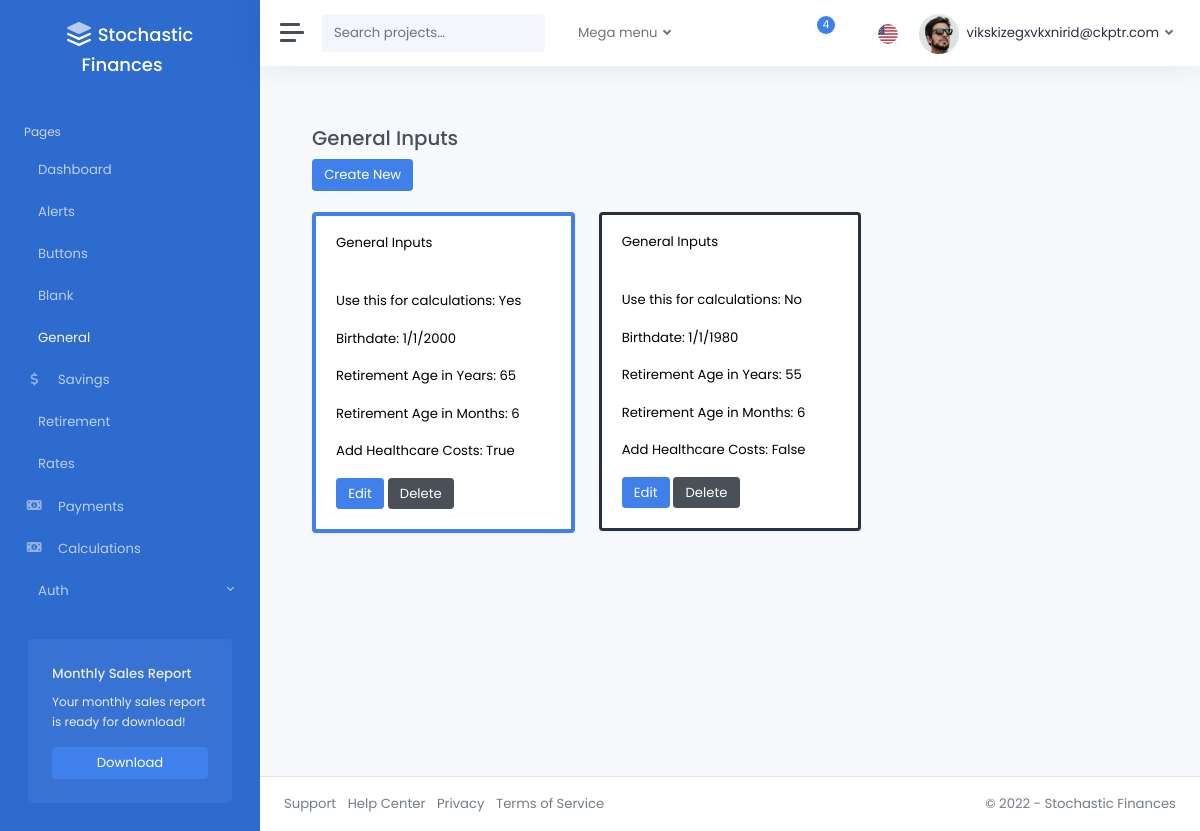
Screenshot of /general/ (signed in) with the database file from the repository.
### accounts/models.py (models this page shows, shortened)
class CustomUser(AbstractUser):
    pass

### pages/models.py (models this page shows)
class GeneralInputsModel(models.Model):
    is_active = models.BooleanField(
        default=False,
    )
    birthdate = models.DateField(
        validators=[validate_range_birthdate],
    )
    retirement_age_yrs = models.IntegerField(
        validators=[validate_range_age_yrs],
    )
    retirement_age_mos = models.IntegerField(
        validators=[validate_range_age_mos],
    )
    add_healthcare = models.BooleanField(
        default=False,
    )
    created_by = models.ForeignKey(
        CustomUser,
        related_name="general_inputs",
        on_delete=models.CASCADE,
        null=True,
        blank=True,
    )
    modified_at = models.DateTimeField(auto_now=True)
    class Meta:
        verbose_name_plural = "General_Inputs"

### pages/views.py (the view)
# urls.py: path("general/", general_inputs_dashboard, name="general_inputs_dashboard"),
@login_required
def general_inputs_dashboard(request):
    general_inputs_models = GeneralInputsModel.objects.filter(created_by=request.user)
    return render(
        request,
        "pages/general_inputs.html",
        {"general_inputs": general_inputs_models},
    )

### templates/pages/general_inputs.html (shortened to what this page needs)
{% extends 'layouts/_base.html' %}
{% load static %}
{% block content %}
<div class="container">
  <br />
  <h3>General Inputs</h3>
  <div>
    <a href="{% url 'general_inputs_create'%}" class="btn btn-primary">Create New</a>
  </div>
  <br />
  <div class="row">
    {% for item in general_inputs %}
      <div class="col-md-4">
        <div class="card shadow {% if item.is_active %}border-primary{% else %}border-dark{% endif %} mb-3 text-black" style="border-width: {% if item.is_active %}4px{% else %}3px{% endif %};">
          <div class="card-header">General Inputs</div>
          <div class="card-body">
            <p class="card-text">Use this for calculations: {{ item.is_active|yesno|title }}</p>
            <p class="card-text">Birthdate: {{ item.birthdate|date:"n/j/Y" }}</p>
            <p class="card-text">Retirement Age in Years: {{ item.retirement_age_yrs }}</p>
            <p class="card-text">Retirement Age in Months: {{ item.retirement_age_mos }}</p>
            <p class="card-text">Add Healthcare Costs: {{ item.add_healthcare }}</p>
            <a href="{% url 'general_inputs_edit' item.id %}" class="btn btn-primary">Edit</a>
            <a href="{% url 'general_inputs_delete' item.id %}" class="btn btn-secondary">Delete</a>
          </div>
        </div>
      </div>
    {% endfor %}
  </div>
</div>
{% endblock %}

### templates/layouts/includes/navbar.html (shortened to what this page needs)
{% load static %}
<nav class="navbar navbar-expand navbar-light navbar-bg">
  <a class="sidebar-toggle">
    <i class="hamburger align-self-center"></i>
  </a>
  <form class="d-none d-sm-inline-block">
    <div class="input-group input-group-navbar">
      <input type="text" class="form-control" placeholder="Search projects…" aria-label="Search">
      <button class="btn" type="button">
      </button>
    </div>
  </form>
  <ul class="navbar-nav">
    <li class="nav-item px-2 dropdown">
      <a class="nav-link dropdown-toggle" href="#" id="servicesDropdown" role="button" data-bs-toggle="dropdown" aria-haspopup="true" aria-expanded="false">
        Mega menu
      </a>
    </li>
  </ul>
  <div class="navbar-collapse collapse">
    <ul class="navbar-nav navbar-align">
      <li class="nav-item dropdown">
        <a class="nav-icon dropdown-toggle" href="#" id="messagesDropdown" data-bs-toggle="dropdown">
          <div class="position-relative">
            <span class="indicator">4</span>
          </div>
        </a>
      </li>
      <li class="nav-item dropdown">
        <a class="nav-icon dropdown-toggle" href="#" id="alertsDropdown" data-bs-toggle="dropdown">
        </a>
      </li>
      <li class="nav-item dropdown">
        <a class="nav-flag dropdown-toggle" href="#" id="languageDropdown" data-bs-toggle="dropdown">
          <img src="{% static 'img/flags/us.png' %}" alt="English" />
        </a>
      </li>
      {% if user.is_authenticated %}
        <li class="nav-item dropdown">
          <a class="nav-link dropdown-toggle d-none d-sm-inline-block" href="#" data-bs-toggle="dropdown">
            <img src="{% static 'img/avatars/avatar.jpg' %}" class="avatar img-fluid rounded-circle me-1" alt="{{ user.email }}" /> <span class="text-dark">{{ user.email }}</span>
          </a>
        </li>
      {% else %}
        <li class="nav-item">
          <a class="nav-link" href="{% url 'account_login' %}">Sign In <i class="ml-2" data-feather="log-in"></i></a>
        </li>
      {% endif %}
    </ul>
  </div>
</nav>

### rows the page displays
CustomUser: email "vikskizegxvkxnirid@ckptr.com"
GeneralInputsModel: is_active "Yes", birthdate "1/1/2000", retirement_age_yrs "65", retirement_age_mos "6", add_healthcare "True"
GeneralInputsModel: is_active "No", birthdate "1/1/1980", retirement_age_yrs "55", retirement_age_mos "6", add_healthcare "False"
